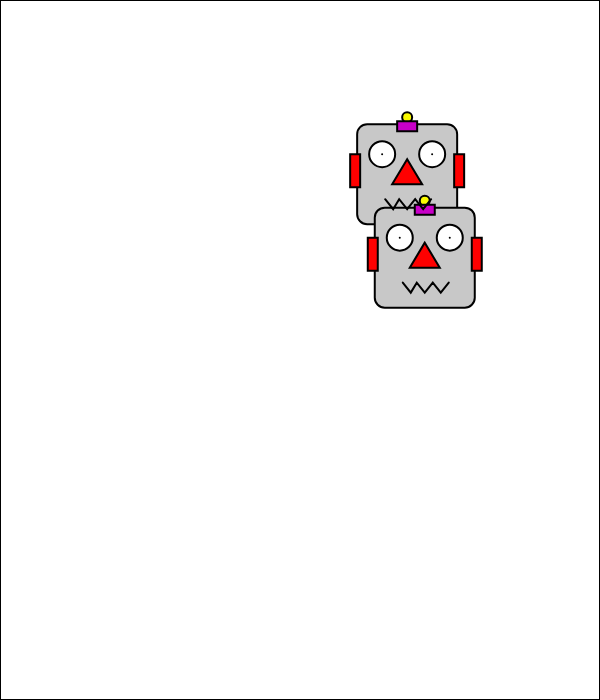
Frame 1 (no input)
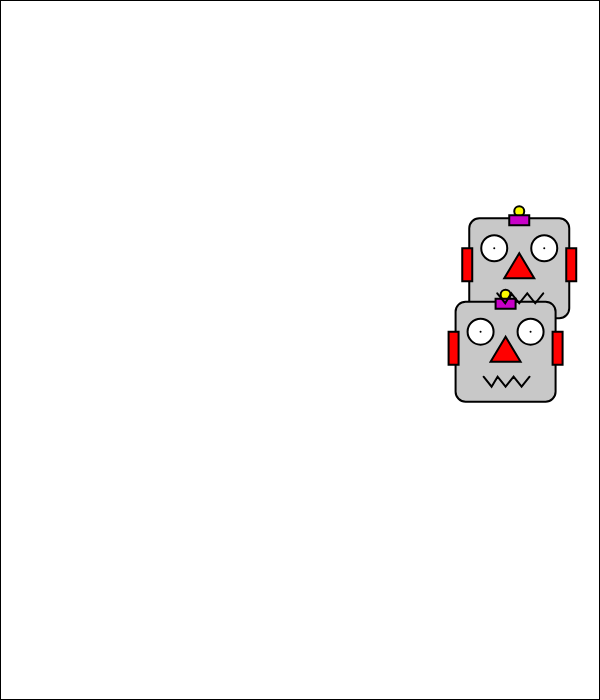
Frame 60 (no input)
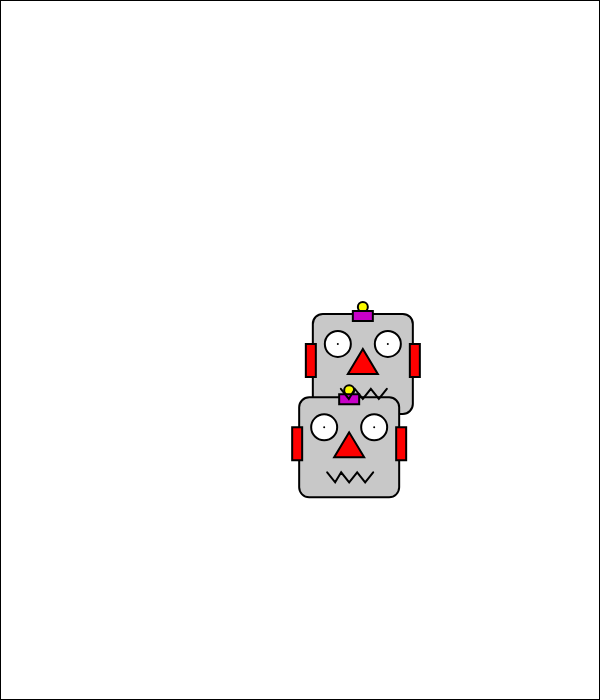
Frame 120 (the mouse pressed at the canvas centre since frame 60)

The p5.js sketch that drew these frames (run headless with seeded random() and noise() and a simulated clock; from frame 60 on, the mouse is pressed at the canvas centre):

// p5.js sketch
// ── sketch.js
/*
Hack it: Conditionals

Make the robot heads bounce of the sides of the canvas.

You'll need to write several if statements to test if the robots have reached
the edge of the screen.

HINT:
You can easy switch the direction of the robot by mulitplying the current speed
by -1 I.E.

robotSpeed_x *= -1;

Extensions and alternatives
1. Customise the robots and add additional animations, such as flashing antenna
or mouths

2. Instead of bouncing of the edge of the screen make the robots wrap around to the
other corner

3. Make the robots bouce off one another as well. (this is quite tricky so don't
get into it unless you are feeling confident and have the time!)

*/

var robot1_x;
var robot1_y;
var robot1Speed_x;
var robot1Speed_y;
var robot1Direction_x = "right";
var robot1Direction_y = "down";

var robot2_x;
var robot2_y;
var robot2Speed_x;
var robot2Speed_y;
var robot2Direction_x = "right";
var robot2Direction_y = "down";

var canvasWidth = 600;
var canvasHeight = 700;

function setup()
{
	//create a canvas for the robot
	createCanvas(canvasWidth, canvasHeight);

	robot1_x = random(0, width - 100);
	robot1_y = random(0, height - 100);

	robot2_x = random(0, width - 100);
	robot2_y = random(0, height - 100);

	robot1Speed_x = random(1, 3);
	robot1Speed_y = random(1, 3);

	robot2Speed_x = random(1, 4);
	robot2Speed_y = random(1, 4);

}

function draw()
{
	background(255);
	strokeWeight(2);

	stroke(0);
	rect(0, 0, 600, 700);

	//robot heads
	fill(200);
	rect(robot1_x, robot1_y, 100, 100, 10);
	rect(robot2_x, robot2_y, 100, 100, 10);


	//ears
	fill(255, 0, 0);

	//robot 1
	rect(robot1_x - 7, robot1_y + 30, 10, 33);
	rect(robot1_x + 97, robot1_y + 30, 10, 33);

	//robot 2
	rect(robot2_x - 7, robot2_y + 30, 10, 33);
	rect(robot2_x + 97, robot2_y + 30, 10, 33);


	//robots' antennas
	fill(250, 250, 0);
	ellipse(robot1_x + 50, robot1_y - 7, 10, 10);
	ellipse(robot2_x + 50, robot2_y - 7, 10, 10);

	fill(200, 0, 200);
	rect(robot1_x + 40, robot1_y - 3, 20, 10);
	rect(robot2_x + 40, robot2_y - 3, 20, 10);

	//robot 1's eyes
	fill(255);
	ellipse(robot1_x + 25, robot1_y + 30, 26, 26);
	point(robot1_x + 25, robot1_y + 30);
	ellipse(robot1_x + 75, robot1_y + 30, 26, 26);
	point(robot1_x + 75, robot1_y + 30);

	//robot 2's eyes
	ellipse(robot2_x + 25, robot2_y + 30, 26, 26);
	point(robot2_x + 25, robot2_y + 30);
	ellipse(robot2_x + 75, robot2_y + 30, 26, 26);
	point(robot2_x + 75, robot2_y + 30);


	//robots' noses
	fill(255, 0, 0);
	triangle(robot1_x + 50, robot1_y + 35, robot1_x + 35, robot1_y + 60, robot1_x + 65, robot1_y + 60);
	triangle(robot2_x + 50, robot2_y + 35, robot2_x + 35, robot2_y + 60, robot2_x + 65, robot2_y + 60);

	//robot 1 mouth
	noFill();
	beginShape();
	vertex(robot1_x + 28, robot1_y + 75);
	vertex(robot1_x + 36, robot1_y + 85);
	vertex(robot1_x + 42, robot1_y + 75);
	vertex(robot1_x + 50, robot1_y + 85);
	vertex(robot1_x + 58, robot1_y + 75);
	vertex(robot1_x + 66, robot1_y + 85);
	vertex(robot1_x + 74, robot1_y + 75);
	endShape();

	//robot 2 mouth
	beginShape();
	vertex(robot2_x + 28, robot2_y + 75);
	vertex(robot2_x + 36, robot2_y + 85);
	vertex(robot2_x + 42, robot2_y + 75);
	vertex(robot2_x + 50, robot2_y + 85);
	vertex(robot2_x + 58, robot2_y + 75);
	vertex(robot2_x + 66, robot2_y + 85);
	vertex(robot2_x + 74, robot2_y + 75);
	endShape();

	//update the robots location
	// robot1_x = min(robot1_x + robot1Speed_x, canvasWidth - 110);
	// robot1_y = min(robot1_y + robot1Speed_y, canvasHeight - 103);
	// robot2_x += robot2Speed_x;
	// robot2_y += robot2Speed_y;

	//place your if statements here
	// ROBOT_1 MOVEMENTS
	if (robot1Direction_x == "right") {
		if (robot1_x >= (canvasWidth - 110)) {
			robot1Direction_x = "left";
		}
	} else if (robot1Direction_x == "left") {
		if (robot1_x <= (0 + 10)) {
			robot1Direction_x = "right";
		}
	}

	if (robot1Direction_y == "down") {
		if (robot1_y >= (canvasHeight - 103)) {
			robot1Direction_y = "up";
		}
	} else if (robot1Direction_y == "up") {
		if (robot1_y <= (0 + 15)) {
			robot1Direction_y = "down";
		}
	}

	if (robot1Direction_x == "right") {
		robot1_x += robot1Speed_x;
	} else if (robot1Direction_x == "left") {
		robot1_x -= robot1Speed_x;
	}

	if (robot1Direction_y == "down") {
		robot1_y += robot1Speed_y;
	} else if (robot1Direction_y == "up") {
		robot1_y -= robot1Speed_y;
	}



	// ROBOT_2 MOVEMENTS
	if (robot2Direction_x == "right") {
		if (robot2_x >= (canvasWidth - 110)) {
			robot2Direction_x = "left";
		}
	} else if (robot2Direction_x == "left") {
		if (robot2_x <= (0 + 10)) {
			robot2Direction_x = "right";
		}
	}

	if (robot2Direction_y == "down") {
		if (robot2_y >= (canvasHeight - 103)) {
			robot2Direction_y = "up";
		}
	} else if (robot2Direction_y == "up") {
		if (robot2_y <= (0 + 15)) {
			robot2Direction_y = "down";
		}
	}

	if (robot2Direction_x == "right") {
		robot2_x += robot1Speed_x;
	} else if (robot2Direction_x == "left") {
		robot2_x -= robot1Speed_x;
	}

	if (robot2Direction_y == "down") {
		robot2_y += robot1Speed_y;
	} else if (robot2Direction_y == "up") {
		robot2_y -= robot1Speed_y;
	}
}
